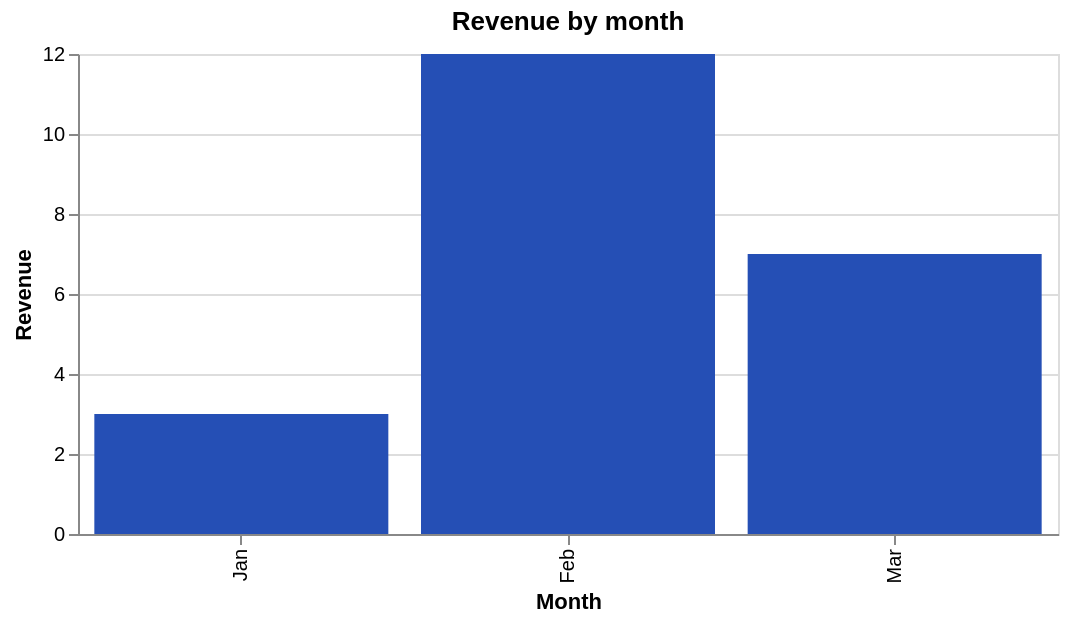

Notebook cell for this chart:
### Code cell
monthly_revenue = [
    {"month": "Jan", "revenue": 3},
    {"month": "Feb", "revenue": 12},
    {"month": "Mar", "revenue": 7},
]
chart = alt.Chart(alt.NamedData(name="monthly_revenue")).mark_bar(color="#254fb5").encode(
    x=alt.X("month:N", title="Month", sort=["Jan", "Feb", "Mar"]),
    y=alt.Y("revenue:Q", title="Revenue"),
).properties(title="Revenue by month", width=490, height=240,
             datasets={"monthly_revenue": monthly_revenue})
display(spec_to_mimebundle(chart.to_dict(), "vega-lite", mode="vega-lite", vegalite_version="6.4"), raw=True)

### Figure 1 — Vega-Lite specification as saved in the notebook (floating-point values rounded to 4 significant figures)
{"$schema": "https://vega.github.io/schema/vega-lite/v6.4.1.json", "config": {"view": {"continuousHeight": 300, "continuousWidth": 300}}, "data": {"name": "monthly_revenue"}, "datasets": {"monthly_revenue": [{"month": "Jan", "revenue": 3}, {"month": "Feb", "revenue": 12}, {"month": "Mar", "revenue": 7}]}, "encoding": {"x": {"field": "month", "sort": ["Jan", "Feb", "Mar"], "title": "Month", "type": "nominal"}, "y": {"field": "revenue", "title": "Revenue", "type": "quantitative"}}, "height": 240, "mark": {"color": "#254fb5", "type": "bar"}, "title": "Revenue by month", "width": 490}
